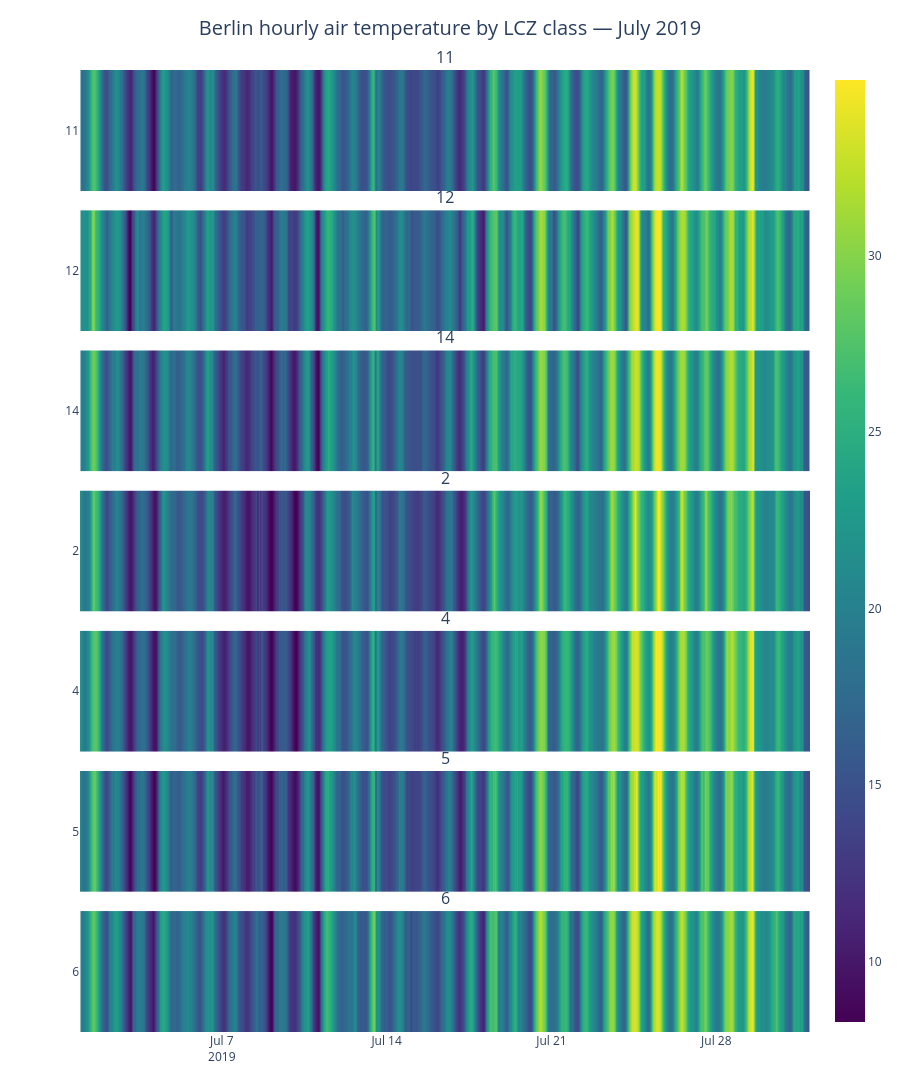

Notebook cell for this chart:
### Markdown cell above
## 4. LCZ-faceted heatmap: `plot_type="heatmap"`, `facet_plot="lcz"`

The heatmap view is the most direct way to see the diurnal fingerprint of each LCZ class: one row per LCZ class, hour along the x-axis, color = mean temperature. Here we restrict to July 2019 (northern-hemisphere summer, when UHI contrasts are typically sharpest) and aggregate hourly, so the diurnal cycle is visible.

### Code cell
fig_heatmap = lcz_ts(
    x=lcz_map, data_frame=df, var="airT", station_id="station",
    time_freq="hour", plot_type="heatmap", facet_plot="lcz",
    year=[2019], month=[7], lang="en",
    title="Berlin hourly air temperature by LCZ class — July 2019",
)
fig_heatmap.show()

### Figure 1 — Plotly figure (JSON) as saved in the notebook; plotly's stock layout.template omitted (floating-point values rounded to 4 significant figures; data arrays with more than 128 entries replaced by an {"elided": "..."} marker saying what was removed)
{"data": [{"colorscale": [[0.0, "#440154"], [0.1111, "#482878"], [0.2222, "#3e4989"], [0.3333, "#31688e"], [0.4444, "#26828e"], [0.5556, "#1f9e89"], [0.6667, "#35b779"], [0.7778, "#6ece58"], [0.8889, "#b5de2b"], [1.0, "#fde725"]], "hovertemplate": "Air temperature [°C]: %{y}<br>Time: %{x}<br>Value: %{z:.2f}<extra></extra>", "name": "11", "showscale": true, "type": "heatmap", "x": {"elided": "2232 str values"}, "xaxis": "x", "y": ["11"], "yaxis": "y", "z": {"elided": "1x2232 float values"}}, {"colorscale": [[0.0, "#440154"], [0.1111, "#482878"], [0.2222, "#3e4989"], [0.3333, "#31688e"], [0.4444, "#26828e"], [0.5556, "#1f9e89"], [0.6667, "#35b779"], [0.7778, "#6ece58"], [0.8889, "#b5de2b"], [1.0, "#fde725"]], "hovertemplate": "Air temperature [°C]: %{y}<br>Time: %{x}<br>Value: %{z:.2f}<extra></extra>", "name": "12", "showscale": false, "type": "heatmap", "x": {"elided": "1488 str values"}, "xaxis": "x2", "y": ["12"], "yaxis": "y2", "z": {"elided": "1x1488 float values"}}, {"colorscale": [[0.0, "#440154"], [0.1111, "#482878"], [0.2222, "#3e4989"], [0.3333, "#31688e"], [0.4444, "#26828e"], [0.5556, "#1f9e89"], [0.6667, "#35b779"], [0.7778, "#6ece58"], [0.8889, "#b5de2b"], [1.0, "#fde725"]], "hovertemplate": "Air temperature [°C]: %{y}<br>Time: %{x}<br>Value: %{z:.2f}<extra></extra>", "name": "14", "showscale": false, "type": "heatmap", "x": {"elided": "1488 str values"}, "xaxis": "x3", "y": ["14"], "yaxis": "y3", "z": {"elided": "1x1488 float values"}}, {"colorscale": [[0.0, "#440154"], [0.1111, "#482878"], [0.2222, "#3e4989"], [0.3333, "#31688e"], [0.4444, "#26828e"], [0.5556, "#1f9e89"], [0.6667, "#35b779"], [0.7778, "#6ece58"], [0.8889, "#b5de2b"], [1.0, "#fde725"]], "hovertemplate": "Air temperature [°C]: %{y}<br>Time: %{x}<br>Value: %{z:.2f}<extra></extra>", "name": "2", "showscale": false, "type": "heatmap", "x": {"elided": "744 str values"}, "xaxis": "x4", "y": ["2"], "yaxis": "y4", "z": {"elided": "1x744 float values"}}, {"colorscale": [[0.0, "#440154"], [0.1111, "#482878"], [0.2222, "#3e4989"], [0.3333, "#31688e"], [0.4444, "#26828e"], [0.5556, "#1f9e89"], [0.6667, "#35b779"], [0.7778, "#6ece58"], [0.8889, "#b5de2b"], [1.0, "#fde725"]], "hovertemplate": "Air temperature [°C]: %{y}<br>Time: %{x}<br>Value: %{z:.2f}<extra></extra>", "name": "4", "showscale": false, "type": "heatmap", "x": {"elided": "744 str values"}, "xaxis": "x5", "y": ["4"], "yaxis": "y5", "z": {"elided": "1x744 float values"}}, {"colorscale": [[0.0, "#440154"], [0.1111, "#482878"], [0.2222, "#3e4989"], [0.3333, "#31688e"], [0.4444, "#26828e"], [0.5556, "#1f9e89"], [0.6667, "#35b779"], [0.7778, "#6ece58"], [0.8889, "#b5de2b"], [1.0, "#fde725"]], "hovertemplate": "Air temperature [°C]: %{y}<br>Time: %{x}<br>Value: %{z:.2f}<extra></extra>", "name": "5", "showscale": false, "type": "heatmap", "x": {"elided": "744 str values"}, "xaxis": "x6", "y": ["5"], "yaxis": "y6", "z": {"elided": "1x744 float values"}}, {"colorscale": [[0.0, "#440154"], [0.1111, "#482878"], [0.2222, "#3e4989"], [0.3333, "#31688e"], [0.4444, "#26828e"], [0.5556, "#1f9e89"], [0.6667, "#35b779"], [0.7778, "#6ece58"], [0.8889, "#b5de2b"], [1.0, "#fde725"]], "hovertemplate": "Air temperature [°C]: %{y}<br>Time: %{x}<br>Value: %{z:.2f}<extra></extra>", "name": "6", "showscale": false, "type": "heatmap", "x": {"elided": "3720 str values"}, "xaxis": "x7", "y": ["6"], "yaxis": "y7", "z": {"elided": "1x3720 float values"}}], "layout": {"annotations": [{"font": {"size": 16}, "showarrow": false, "text": "11", "x": 0.5, "xanchor": "center", "xref": "paper", "y": 1.0, "yanchor": "bottom", "yref": "paper"}, {"font": {"size": 16}, "showarrow": false, "text": "12", "x": 0.5, "xanchor": "center", "xref": "paper", "y": 0.8543, "yanchor": "bottom", "yref": "paper"}, {"font": {"size": 16}, "showarrow": false, "text": "14", "x": 0.5, "xanchor": "center", "xref": "paper", "y": 0.7086, "yanchor": "bottom", "yref": "paper"}, {"font": {"size": 16}, "showarrow": false, "text": "2", "x": 0.5, "xanchor": "center", "xref": "paper", "y": 0.5629, "yanchor": "bottom", "yref": "paper"}, {"font": {"size": 16}, "showarrow": false, "text": "4", "x": 0.5, "xanchor": "center", "xref": "paper", "y": 0.4171, "yanchor": "bottom", "yref": "paper"}, {"font": {"size": 16}, "showarrow": false, "text": "5", "x": 0.5, "xanchor": "center", "xref": "paper", "y": 0.2714, "yanchor": "bottom", "yref": "paper"}, {"font": {"size": 16}, "showarrow": false, "text": "6", "x": 0.5, "xanchor": "center", "xref": "paper", "y": 0.1257, "yanchor": "bottom", "yref": "paper"}], "height": 1400, "hoverlabel": {"bgcolor": "white", "font": {"size": 13}}, "margin": {"b": 60, "l": 80, "r": 40, "t": 70}, "paper_bgcolor": "white", "plot_bgcolor": "#fafafa", "showlegend": false, "title": {"font": {"size": 20}, "text": "Berlin hourly air temperature by LCZ class — July 2019", "x": 0.5, "xanchor": "center"}, "xaxis": {"anchor": "y", "domain": [0.0, 1.0], "matches": "x7", "showticklabels": false}, "xaxis2": {"anchor": "y2", "domain": [0.0, 1.0], "matches": "x7", "showticklabels": false}, "xaxis3": {"anchor": "y3", "domain": [0.0, 1.0], "matches": "x7", "showticklabels": false}, "xaxis4": {"anchor": "y4", "domain": [0.0, 1.0], "matches": "x7", "showticklabels": false}, "xaxis5": {"anchor": "y5", "domain": [0.0, 1.0], "matches": "x7", "showticklabels": false}, "xaxis6": {"anchor": "y6", "domain": [0.0, 1.0], "matches": "x7", "showticklabels": false}, "xaxis7": {"anchor": "y7", "domain": [0.0, 1.0]}, "yaxis": {"anchor": "x", "domain": [0.8743, 1.0]}, "yaxis2": {"anchor": "x2", "domain": [0.7286, 0.8543]}, "yaxis3": {"anchor": "x3", "domain": [0.5829, 0.7086]}, "yaxis4": {"anchor": "x4", "domain": [0.4371, 0.5629]}, "yaxis5": {"anchor": "x5", "domain": [0.2914, 0.4171]}, "yaxis6": {"anchor": "x6", "domain": [0.1457, 0.2714]}, "yaxis7": {"anchor": "x7", "domain": [0.0, 0.1257]}}}
